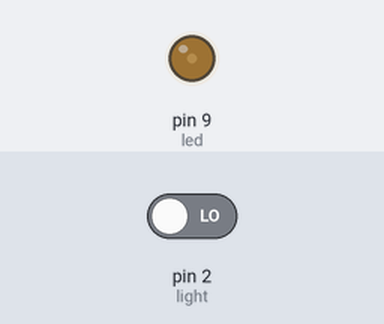
Bench run of a sketch on a simulated Arduino Uno, built with avr-gcc and run on an emulated ATmega328P. Parts: output pins drawn as LEDs (lit = HIGH). The test bench sets the inputs (shaded band); at power-on: pin 2 (light) LOW. Random numbers use the default seed unless the sketch sets one.

Above: at 0.9 s.
1.0 s: pin 2 (light) driven HIGH
At 1.31 s:
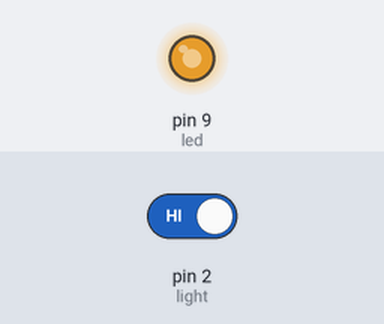
At 1.82 s:
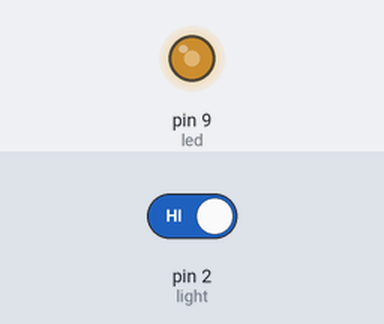
4.0 s: pin 2 (light) driven LOW
Timing chart, 0 to 7.0 s (numbered marks = the images above; inputs shaded):
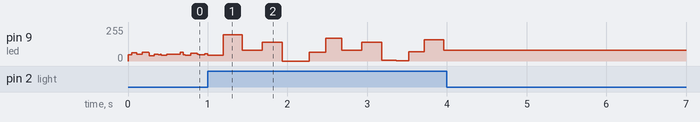

The sketch:

falconlight.ino
```cpp
int led = 9;           // the PWM pin the LED is attached to
int buttonState;
int brightness1 = 0;    // how bright the LED is
int fadeAmount1 = 5;    // how many points to fade the LED by
int brightness2 = 0;    // how bright the LED is
int fadeAmount2 = 3;    // how many points to fade the LED by
void setup() {
  pinMode(led, OUTPUT);
  pinMode(2, INPUT);
  flicker();
}

void loop() {
}
void flicker() {
  analogWrite(led, random(30) + 40);
  delay(random(100));
  buttonState = digitalRead(2);
  if (buttonState == HIGH) {
    delay(150);
    strongFlicker();
  }
  else {
    flicker();
  }
}
void strongFlicker() {
  analogWrite(led, random(120) + 130);
  delay(random(100));
  buttonState = digitalRead(2);
  if (buttonState == HIGH) {
    delay(150);
    light();
  }
  else {
    strongFlicker();
  }
}
void light() {
  analogWrite(led, 80);
  delay(100);
  buttonState = digitalRead(2);
  if (buttonState == HIGH) {
    delay(150);
    strongLight();
  }
  else {
    light();
  }
}
void strongLight() {
  analogWrite(led, 140);
  delay(100);
  buttonState = digitalRead(2);
  if (buttonState == HIGH) {
    delay(150);
    fade();
  }
  else {
    strongLight();
  }
}
void fade() {
  analogWrite(led, brightness1);
  brightness1 = brightness1 + fadeAmount1;
  if (brightness1 <= 0 || brightness1 >= 255) {
    fadeAmount1 = -fadeAmount1;
  }
  delay(30);
  buttonState = digitalRead(2);
  if (buttonState == HIGH) {
    delay(150);
    strongFade();
  }
  else {
    fade();
  }
}
void strongFade() {
  analogWrite(led, brightness2);
  brightness2 = brightness2 + fadeAmount2;
  if (brightness2 <= 0 || brightness2 >= 255) {
    fadeAmount2 = -fadeAmount2;
  }
  delay(10);
  buttonState = digitalRead(2);
  if (buttonState == HIGH) {
    delay(150);
    flicker();
  }
  else {
    strongFade();
  }
}
```

Measured:
- after the input at 4.0 s, every drawn part: stays the same
